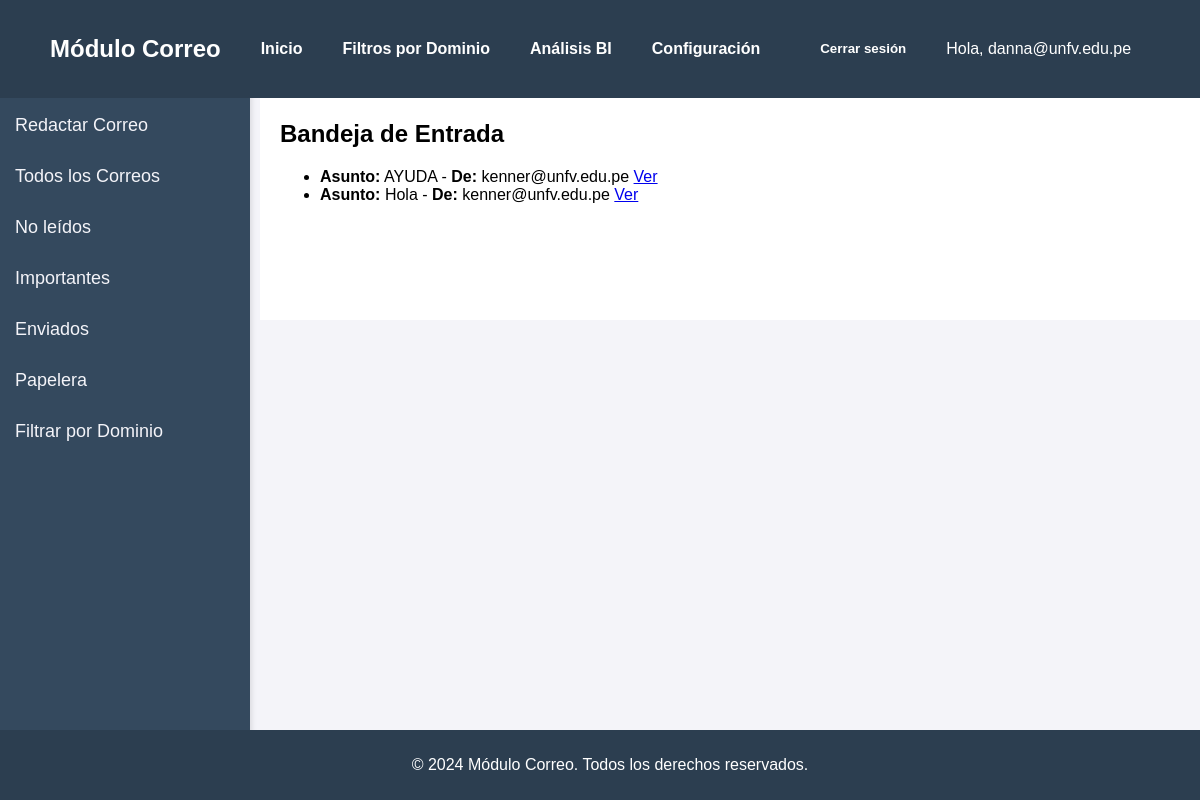
The page /home/inbox/ (signed in) on the database as committed earlier.
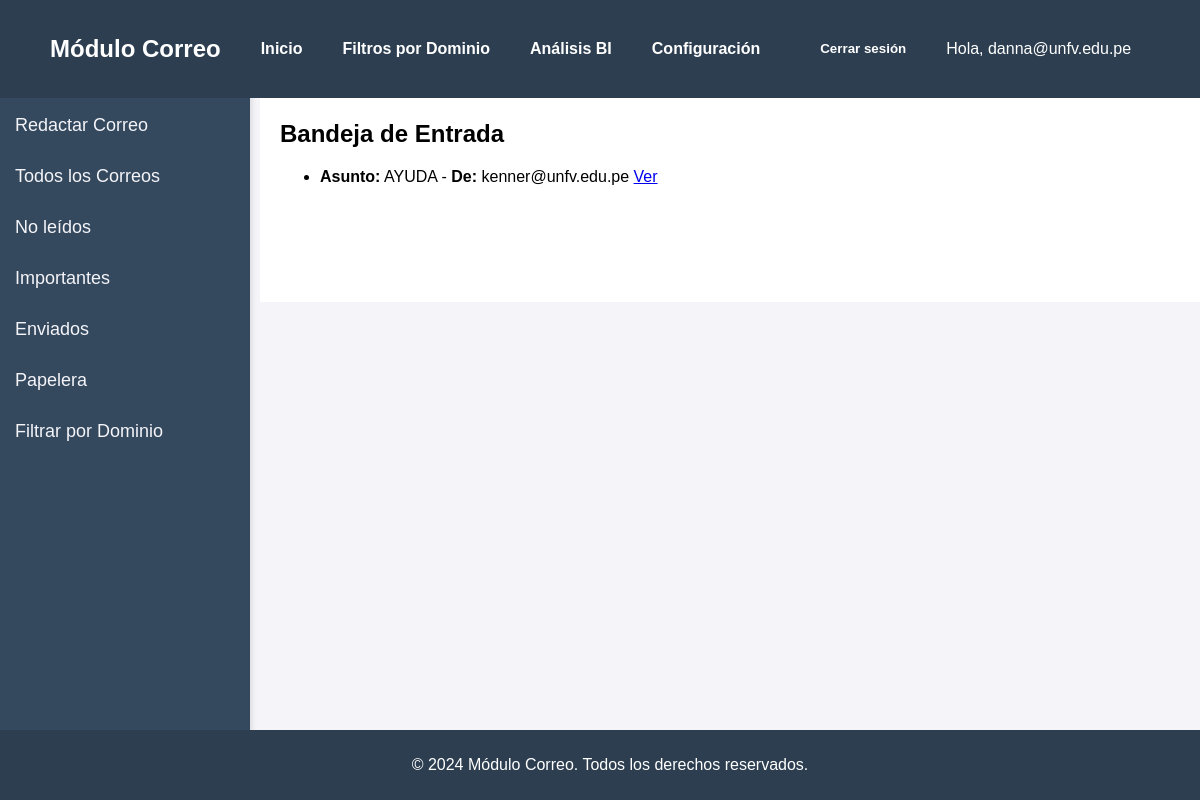
The same page on the database as committed later.
### emails/models.py (models this page shows, shortened)
class Correo(models.Model):
    remitente = models.ForeignKey(User, on_delete=models.CASCADE, related_name="enviados")
    destinatario = models.ForeignKey(User, on_delete=models.CASCADE, related_name="correos_recibidos")  # Mantienes la relación ManyToMany
    asunto = models.CharField(max_length=200)
    contenido = models.TextField()
    fecha_envio = models.DateTimeField(auto_now_add=True)
    eliminado_por_remitente = models.BooleanField(default=False)  # Nuevo campo
    eliminado_por_destinatario = models.BooleanField(default=False)

### emails/views.py (the view)
# urls.py: path('inbox/', views.inbox_view, name='inbox'),
@login_required  # Asegura que solo usuarios autenticados puedan acceder
def inbox_view(request):
    correos_recibidos = Correo.objects.filter(destinatario=request.user,eliminado_por_destinatario=False)
    return render(request, 'emails/inbox.html', {'correos_recibidos': correos_recibidos})

### Templates/emails/inbox.html
{% extends 'emails/base.html' %}
{% block content %}
  <h2>Bandeja de Entrada</h2>
  <ul>
    {% for correo in correos_recibidos %}
      <li>
        <strong>Asunto:</strong> {{ correo.asunto }} - <strong>De:</strong> {{ correo.remitente.username }}
        <a href="{% url 'ver_correo' correo.id %}">Ver</a>
      </li>
    {% empty %}
      <li>No tienes correos.</li>
    {% endfor %}
  </ul>
{% endblock %}

Rows that differ between the two databases and show on the page:
no longer on this page (row edited): Correo: asunto "Hola", remitente.username "kenner@unfv.edu.pe"
